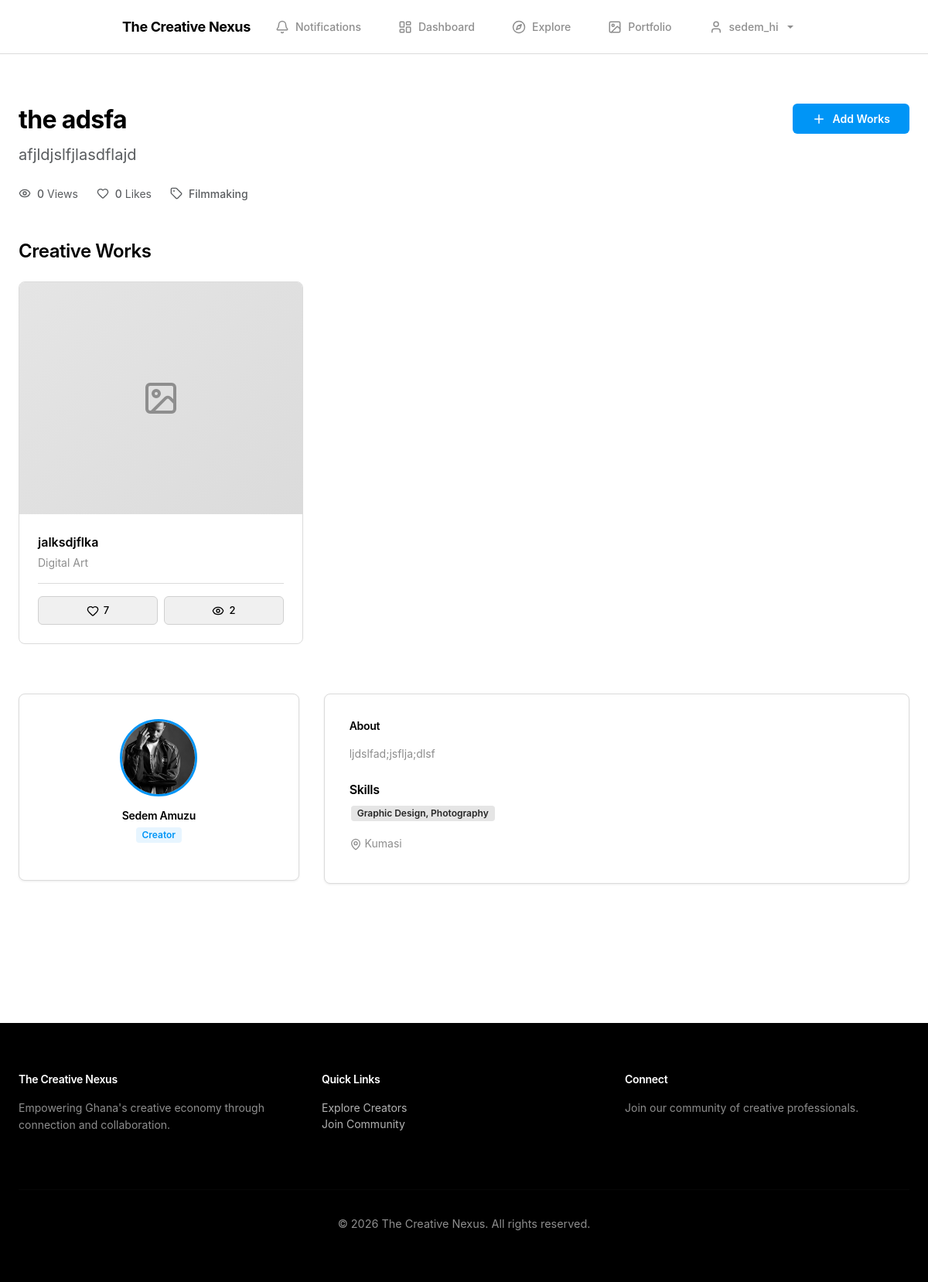
The page /portfolio/ (signed in) on the database as committed earlier.
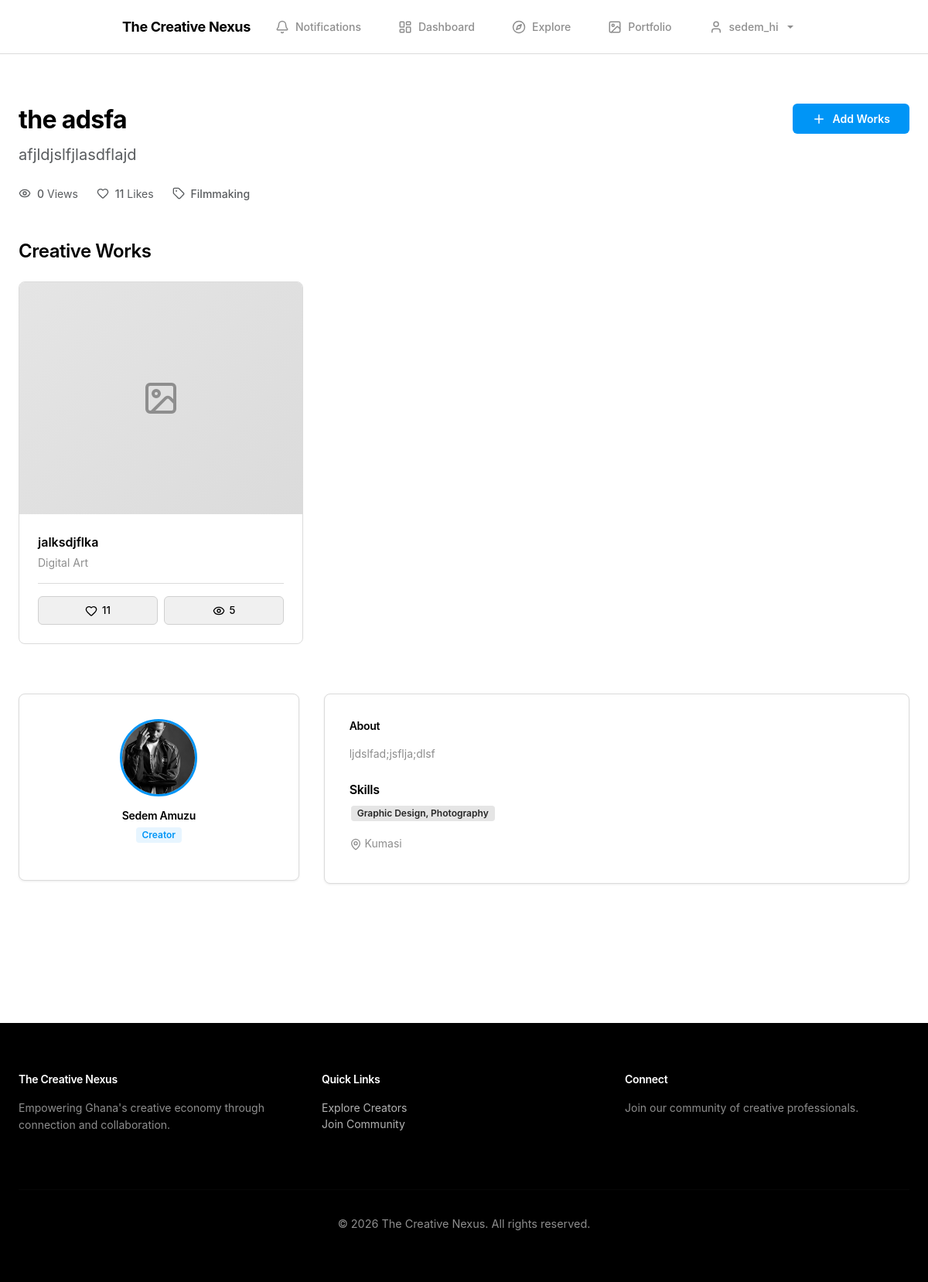
The same page on the database as committed later.
### core/models.py (models this page shows, shortened)
class Portfolio(models.Model):
    CATEGORY_CHOICES = (
        ('visual_arts', 'Visual Arts'),
        ('design', 'Design'),
        ('animation', 'Animation'),
        ('photography', 'Photography'),
        ('filmmaking', 'Filmmaking'),
        ('music', 'Music'),
        ('writing', 'Writing'),
        ('tech', 'Technology'),
        ('mixed_media', 'Mixed Media'),
        ('other', 'Other'),
    )
    creator = models.OneToOneField(
        settings.AUTH_USER_MODEL, on_delete=models.CASCADE, related_name='portfolio')
    title = models.CharField(max_length=255)
    description = models.TextField()
    category = models.CharField(
        max_length=50, choices=CATEGORY_CHOICES, default='other', blank=True)
    cover_image = models.ImageField(
        upload_to='portfolio_covers/', blank=True, null=True)
    featured_work = models.ForeignKey(
        'CreativeWork', on_delete=models.SET_NULL, null=True, blank=True, related_name='featured_in')
    total_views = models.PositiveIntegerField(default=0)
    total_likes = models.PositiveIntegerField(default=0)
    created_at = models.DateTimeField(auto_now_add=True)
    updated_at = models.DateTimeField(auto_now=True)
    class Meta:
        ordering = ['-updated_at']

class CreativeWork(models.Model):
    WORK_TYPE_CHOICES = (
        ('digital_art', 'Digital Art'),
        ('graphic_design', 'Graphic Design'),
        ('animation', 'Animation'),
        ('photography', 'Photography'),
        ('video', 'Video'),
        ('music', 'Music'),
        ('writing', 'Writing'),
        ('other', 'Other'),
    )
    creator = models.ForeignKey(
        settings.AUTH_USER_MODEL, on_delete=models.CASCADE, related_name='works')
    portfolio = models.ForeignKey(
        Portfolio, on_delete=models.CASCADE, related_name='works')
    title = models.CharField(max_length=255)
    description = models.TextField()
    work_type = models.CharField(max_length=50, choices=WORK_TYPE_CHOICES)
    file = models.FileField(upload_to='creative_works/',
                            validators=[validate_file_size])
    thumbnail = models.ImageField(
        upload_to='thumbnails/', blank=True, null=True)
    is_featured = models.BooleanField(default=False)
    views = models.IntegerField(default=0)
    likes = models.PositiveIntegerField(default=0)
    liked_by = models.ManyToManyField(
        settings.AUTH_USER_MODEL, related_name='liked_works', blank=True)
    created_at = models.DateTimeField(auto_now_add=True)
    updated_at = models.DateTimeField(auto_now=True)
    class Meta:
        ordering = ['-created_at']

### accounts/models.py (models this page shows, shortened)
class UserProfile(models.Model):
    user = models.OneToOneField(
        CustomUser, on_delete=models.CASCADE, related_name='profile')
    role = models.CharField(
        max_length=20, choices=ROLE_CHOICES, default='creator')
    bio = models.TextField(blank=True, null=True)
    profile_picture = models.ImageField(
        upload_to='profiles/', blank=True, null=True)
    location = models.CharField(max_length=255, blank=True, null=True)
    phone = models.CharField(max_length=20, blank=True, null=True)
    website = models.URLField(blank=True, null=True)
    skills = models.TextField(blank=True, null=True,
                              help_text="Comma-separated list of skills")
    years_experience = models.IntegerField(blank=True, null=True)
    portfolio_url = models.URLField(blank=True, null=True)
    is_verified = models.BooleanField(default=False)
    verification_date = models.DateTimeField(blank=True, null=True)
    created_at = models.DateTimeField(auto_now_add=True)
    updated_at = models.DateTimeField(auto_now=True)
    class Meta:
        ordering = ['-created_at']
    def get_role_display(self):
        return dict(ROLE_CHOICES).get(self.role, 'Unknown')

class CustomUser(AbstractUser):
    email = models.EmailField(unique=True)
    email_verified = models.BooleanField(default=False)
    email_verification_token = models.CharField(
        max_length=255, blank=True, null=True)
    created_at = models.DateTimeField(auto_now_add=True)
    updated_at = models.DateTimeField(auto_now=True)
    class Meta:
        ordering = ['-created_at']

### core/template_views.py (the view, shortened to what this page needs)
# urls.py: path('portfolio/', portfolio_view, name='portfolio'),
@login_required(login_url='login')
def portfolio_view(request, user_id=None):
    def get_skills_list(user):
        profile, _ = UserProfile.objects.get_or_create(user=user)
        if profile.skills:
            return [s.strip() for s in profile.skills.split('|')]
        return []
    user = request.user
    try:
        portfolio = Portfolio.objects.get(creator=user)
    except Portfolio.DoesNotExist:
        if request.method == 'POST':
            title = request.POST.get('title')
            description = request.POST.get('description')
            category = request.POST.get('category', 'other')
            cover_image = request.FILES.get('cover_image')
            portfolio = Portfolio.objects.create(
                creator=user,
                title=title,
                description=description,
                category=category,
                cover_image=cover_image
            )
            messages.success(request, 'Portfolio created successfully!')
            return redirect('portfolio')
        else:
            context = {
                'portfolio': None,
                'works': [],
                'is_own_portfolio': True,
                'creator_skills': get_skills_list(user)
            }
            return render(request, 'core/portfolio.html', context)
    works_qs = portfolio.works.all()
    liked_subquery = CreativeWork.objects.filter(
        pk=OuterRef('pk'), liked_by=request.user)
    works = works_qs.annotate(is_liked_by_user=Exists(liked_subquery))
    context = {
        'portfolio': portfolio,
        'works': works,
        'is_own_portfolio': True,
        'creator_skills': get_skills_list(user)
    }
    return render(request, 'core/portfolio.html', context)

### templates/core/portfolio.html (shortened to what the changed rows need)
{% extends 'base.html' %}
{% block content %}
<section style="padding: var(--space-3xl) 0;">
    <div class="container-premium">
        {% if portfolio %}
            <div class="d-flex flex-column flex-md-row justify-content-between align-items-md-start gap-3">
                <div>
                    <h1 class="fw-bold" style="margin-bottom: var(--space-sm);">{{ portfolio.title }}</h1>
                    <p class="text-muted fs-5" style="margin-bottom: var(--space-lg); max-width: 65ch;">{{ portfolio.description }}</p>
                    <div class="d-flex flex-wrap align-items-center gap-4">
                        <div class="d-inline-flex align-items-center text-muted">
                            <i data-lucide="eye" class="me-2" style="width: 16px; height: 16px;"></i>
                            <span class="fw-medium">{{ portfolio.total_views }}</span>&nbsp;Views
                        </div>
                        <div class="d-inline-flex align-items-center text-muted">
                            <i data-lucide="heart" class="me-2" style="width: 16px; height: 16px;"></i>
                            <span class="fw-medium">{{ portfolio.total_likes }}</span>&nbsp;Likes
                        </div>
                        {% if portfolio.category %}
                            <div class="d-inline-flex align-items-center text-muted">
                                <i data-lucide="tag" class="me-2" style="width: 16px; height: 16px;"></i>
                                <span class="fw-medium">{{ portfolio.get_category_display }}</span>
                            </div>
                        {% endif %}
                    </div>
                </div>
                <div class="mt-3 mt-md-0 flex-shrink-0">
                    {% if portfolio.creator == user %}
                        <button type="button" class="btn btn-primary" data-bs-toggle="modal" data-bs-target="#uploadWorkModal">
                            <i data-lucide="plus" style="width: 18px; height: 18px;"></i>
                            Add Works
                        </button>
                    {% endif %}
                </div>
            </div>
            <div style="margin-top: var(--space-2xl);">
                <h2 style="margin-bottom: var(--space-lg);">Creative Works</h2>
                {% if portfolio.works.all %}
                    <div class="gallery-grid">
                        {% for work in portfolio.works.all %}
                            <div class="gallery-card" data-work-id="{{ work.id }}">
                                {% if work.thumbnail %}
                                    <img src="{{ work.thumbnail.url }}" alt="{{ work.title }}" class="gallery-card-img" data-work-id="{{ work.id }}" data-file-url="{% if work.file %}{{ work.file.url }}{% endif %}">
                                {% else %}
                                    <div class="gallery-card-img" style="display: flex; align-items: center; justify-content: center; background: linear-gradient(135deg, var(--color-border-light), var(--color-border));" data-work-id="{{ work.id }}" data-file-url="{% if work.file %}{{ work.file.url }}{% endif %}">
                                        <i data-lucide="image" style="width: 48px; height: 48px; color: var(--color-text-muted);"></i>
                                    </div>
                                {% endif %}
                                <div class="gallery-card-body">
                                    <div class="gallery-card-title">{{ work.title }}</div>
                                    <div class="gallery-card-text">{{ work.get_work_type_display }}</div>
                                    <div class="gallery-card-actions" style="border: none; gap: 8px; margin-top: var(--space-md); padding-top: var(--space-md); border-top: 1px solid var(--color-border); display: flex;">
                                        <button type="button" class="btn-like {% if work.is_liked_by_user %}liked{% endif %}" data-work-id="{{ work.id }}" style="background: #F0F0F0; border: 1px solid #D0D0D0; color: var(--color-primary); cursor: pointer; padding: 8px 12px; display: inline-flex; align-items: center; gap: 6px; border-radius: var(--radius-md); font-size: 13px; font-weight: 500; transition: all 0.2s ease; flex: 1; justify-content: center;">
                                            <i data-lucide="heart" style="width: 16px; height: 16px;" {% if work.is_liked_by_user %}fill="currentColor"{% endif %}></i>
                                            <span class="like-count">{{ work.likes }}</span>
                                        </button>
                                        <button type="button" class="btn-view" data-work-id="{{ work.id }}" data-file-url="{% if work.file %}{{ work.file.url }}{% endif %}" style="background: #F0F0F0; border: 1px solid #D0D0D0; color: var(--color-primary); cursor: pointer; padding: 8px 12px; display: inline-flex; align-items: center; gap: 6px; border-radius: var(--radius-md); font-size: 13px; font-weight: 500; transition: all 0.2s ease; flex: 1; justify-content: center;">
                                            <i data-lucide="eye" style="width: 16px; height: 16px;"></i>
                                            <span class="view-count">{{ work.views }}</span>
                                        </button>
                                    </div>
                                </div>
                            </div>
                        {% endfor %}
                    </div>
                {% endif %}
            </div>
            <div class="row" style="margin-top: var(--space-3xl); --bs-gutter-x: var(--space-xl);">
                <div class="col-md-4 mb-4">
                    <div class="card">
                        <div class="card-body text-center" style="padding: var(--space-xl);">
                            {% if portfolio.creator.profile.profile_picture %}
                                <img src="{{ portfolio.creator.profile.profile_picture.url }}" alt="{{ portfolio.creator.username }}" class="rounded-circle mb-3" style="width: 100px; height: 100px; object-fit: cover; border: 3px solid var(--color-accent);">
                            {% endif %}
                            <h5 style="margin-bottom: var(--space-xs);">{{ portfolio.creator.get_full_name|default:portfolio.creator.username }}</h5>
                            <span class="badge badge-accent mb-3">{{ portfolio.creator.profile.get_role_display }}</span>
                        </div>
                    </div>
                </div>
                <div class="col-md-8">
                    <div class="card">
                        <div class="card-body" style="padding: var(--space-xl);">
                            <h5 style="margin-bottom: var(--space-md);">About</h5>
                            <p>{{ portfolio.creator.profile.bio|default:"No bio available." }}</p>
                            {% if creator_skills %}
                                <h6 style="margin-top: var(--space-lg); margin-bottom: var(--space-sm);">Skills</h6>
                                <div style="margin-bottom: var(--space-md);">
                                    {% for skill in creator_skills %}
                                        <span class="badge badge-secondary" style="margin: 2px;">{{ skill }}</span>
                                    {% endfor %}
                                </div>
                            {% endif %}
                            {% if portfolio.creator.profile.location %}
                                <p style="margin-bottom: var(--space-sm);">
                                    <i data-lucide="map-pin" style="width: 16px; height: 16px; display: inline; vertical-align: middle;"></i>
                                    {{ portfolio.creator.profile.location }}
                                </p>
                            {% endif %}
                        </div>
                    </div>
                </div>
            </div>
        {% endif %}
    </div>
</section>
{% endblock %}

Rows that differ between the two databases and show on the page:
changed Portfolio "the adsfa": total_likes "0" → "11"
changed CreativeWork "jalksdjflka": likes "7" → "11"; views "2" → "5"
